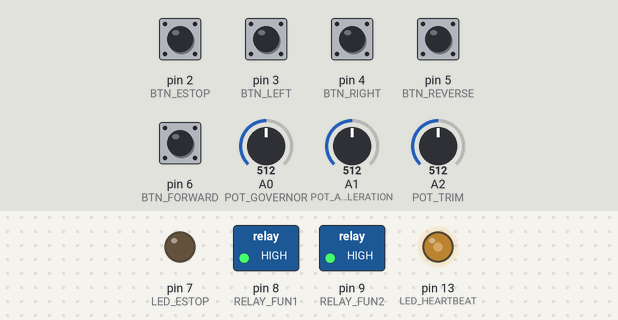
This sketch was run on a simulated Arduino Uno, built with avr-gcc and run on an emulated ATmega328P. Parts: switched loads named in the sketch (green lamp = pin HIGH), output pins drawn as LEDs (lit = HIGH). Dashed ring = blinking. The test bench sets the inputs (shaded band); at power-on: pin 2 (BTN_ESTOP), pin 3 (BTN_LEFT), pin 4 (BTN_RIGHT), pin 5 (BTN_REVERSE), pin 6 (BTN_FORWARD) HIGH, A0 (POT_GOVERNOR) = 512, A1 (POT_ACCELERATION) = 512, A2 (POT_TRIM) = 512. What the sketch prints to the serial monitor is not drawn.

Above: at 1.2 s.
1.3 s: pin 2 (BTN_ESTOP) pulled LOW for 0.15 s
At 1.6 s:
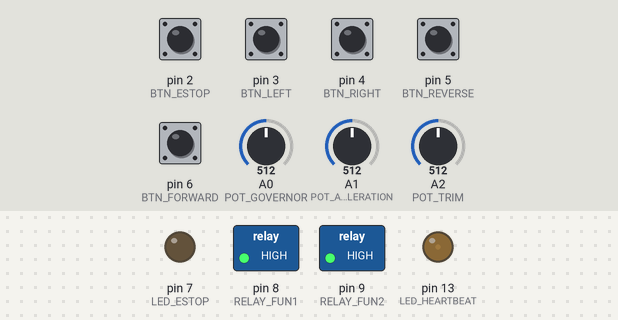
At 2.2 s:
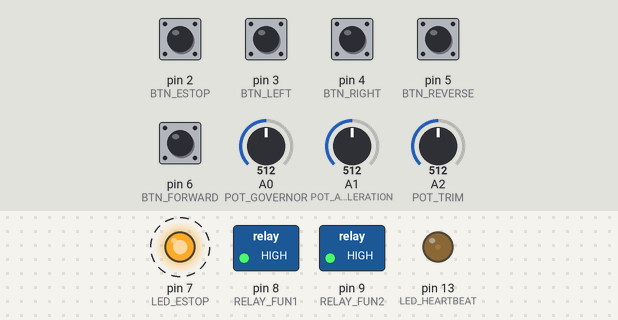
Timing chart, 0 to 10.3 s (numbered marks = the images above; inputs shaded):
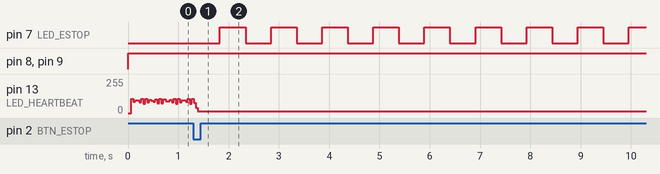

Measured:
- after the input at 1.3 s, pin 7 (LED_ESTOP): alternates HIGH for 0.51 s and LOW for 0.51 s, starting after 0.53 s

The sketch:

ScootyPuffV3.ino
```cpp
//############################################################################//
//                             SCOOTYPUFF v.2                                 //
//                       "Who's ready for safe fun?"                          //
//############################################################################//


// Arduino pin assignments

#define SERIAL_OUT           11 //assigned to pin 11
#define SERIAL_IN            10

#define BTN_ESTOP             2
#define BTN_FORWARD           6
#define BTN_REVERSE           5
#define BTN_LEFT              3
#define BTN_RIGHT             4

#define POT_GOVERNOR         A0
#define POT_ACCELERATION     A1 //Milligan Engineering: Ensure this is installed or set to 1

#define POT_TRIM             A2

#define LED_HEARTBEAT        13
#define LED_ESTOP             7

#define RELAY_FUN1            8
#define RELAY_FUN2            9

//##############################################################################
// The values in this section only can be modified to alter the behavior of the
// individual ride-on toy.

#define USE_ACCELERATION_POT  true //If there is no installed acceleration potentiometer, set to 'false'


// This value dictates how quickly scootypuff gains speed when responding to
// a button press. The higher the value, the faster the acceleration.
#define BASE_ACCELERATION     1


// This value dictates how quickly scootypuff loses speed when no buttons are
// being pressed. The higher the value, the faster the acceleration.
#define BASE_DECELERATION     2


// Whether the FUN1/2 relays are in use. Set each to 'true' or 'false.'
#define RELAY_FUN1_ENABLED    true
#define RELAY_FUN2_ENABLED    false


// When INVERT is true, the corresponding relay control pin will go LOW when
// fun is to be engaged. When INVERT is false, it will go HIGH instead. If
// you find your relay is energized when it should be at rest (and vice-versa),
// changing this setting should clear that up.

#define RELAY_FUN1_INVERT     true  // The Ywrobot 1 relay is a LOW activated relay thus this setting should be true
#define RELAY_FUN2_INVERT     true


// The buttons that activate FUN1 relays (as well as performing their usual
// function). Use the Arduino pin definition names above (eg, 'BTN_FORWARD').
#define RELAY_FUN1_TRIGGER    BTN_FORWARD
#define RELAY_FUN2_TRIGGER    BTN_REVERSE


// How long FUN1/2 relays should be active when triggered, in milliseconds.
#define RELAY_FUN1_ON_TIME    5000
#define RELAY_FUN2_ON_TIME    500


// The minimum off time (in milliseconds) between triggers of FUN1/2; gives toys
// a chance to go through their motions and/or prevents continuous operation.
#define RELAY_FUN1_COOLDOWN   30000
#define RELAY_FUN2_COOLDOWN   30000


//##############################################################################

#define MOTOR1_STOP           64    //WHY? Ratio of 1:3, motor 1 to motor 2
#define MOTOR2_STOP           192

// communication speed between the Arduino and the Sabertooth motor controller
#define BAUD_RATE             38400
#define LOOP_DELAY            10  // milliseconds

//##############################################################################

#include <SoftwareSerial.h>

//##############################################################################

enum Direction{ FORWARD, REVERSE };

typedef struct { //defining a motor "structure" using the "struct" command in C
  char *name;    //Using "typedef" defines the new data type of "motor"
  int speed;
  Direction direction;
  byte center_throttle;
  byte trim;
} Motor;

typedef struct {  //defining a Relay "structure" using the "struct" command in C
  bool active;    // active is either "on or "off"
  unsigned long cool_at; //"unsigned long" stores positive integers 4 bytes/32 bits long
  unsigned long disable_at;
} Relay;

//##############################################################################

// global variables
SoftwareSerial soft_serial(SERIAL_IN,SERIAL_OUT);
bool estopped; //estopped is either true or false
byte max_speed; //"byte" means max_speed will be any number 0->255
byte acceleration = BASE_ACCELERATION;
byte deceleration = BASE_DECELERATION;
Motor left_motor;  // here we are assigning new variables to the struct "motors" that will (cont next line)
Motor right_motor; //(cont) include the data points contained in the struct "motor"
Relay fun1; // here we are assigning new variables to the struct "Relay" that will (cont next line)
Relay fun2; //(cont) include the data points contained in the struct "Relay"

//##############################################################################

void setup(){

  // configure Arduino pins to the pins that were listed when we used "#define" with the
  // variables in lines 27-44 at the beginning of the program

  //"input_pullup" means that when estopped is not pressed the arduino (cont nxt line
  //(cont )will see a high instead of low. this is there so that the the switches and
  // sensors will not be thrown off by electromagnetic intereferance.

  //"input" denotes that the variable on the otherside of the comma is an input value
  // meaning that it will recieve the va;lue for that variable from an outside source
  // i.e. the physical control system in this case.

  //"output" denoes that the value of the resistor is determined inside the program and then sent to the arduino

  pinMode(BTN_ESTOP,INPUT_PULLUP);
  pinMode(BTN_FORWARD,INPUT_PULLUP);
  pinMode(BTN_REVERSE,INPUT_PULLUP);
  pinMode(BTN_LEFT,INPUT_PULLUP);
  pinMode(BTN_RIGHT,INPUT_PULLUP);
  pinMode(POT_GOVERNOR,INPUT);
  pinMode(POT_ACCELERATION,INPUT);
  pinMode(POT_TRIM,INPUT);
  pinMode(LED_HEARTBEAT,OUTPUT);
  pinMode(LED_ESTOP,OUTPUT);
  pinMode(RELAY_FUN1,OUTPUT);
  pinMode(RELAY_FUN2,OUTPUT);

  // initialize global variables
  estopped = false;
// initializing start-up/default values
  left_motor.name = "L";
  right_motor.name = "R";
  left_motor.speed = 0;
  right_motor.speed = 0;
  left_motor.direction = FORWARD;
  right_motor.direction = FORWARD;
  left_motor.center_throttle = MOTOR2_STOP;
  right_motor.center_throttle = MOTOR1_STOP;
  left_motor.trim = 0;
  right_motor.trim = 0;

//assigning values to relay variables fun
  fun1.active = RELAY_FUN1_INVERT;
  fun2.active = RELAY_FUN2_INVERT;
  fun1.cool_at = 0;
  fun2.cool_at = 0;

  Serial.begin(BAUD_RATE);
  soft_serial.begin(BAUD_RATE);

}

//##############################################################################

void loop(){

  digitalWrite(LED_HEARTBEAT,HIGH);

  if (estopped != true){
    update_governor();
    update_trim();
    update_acceleration();
    read_buttons();
  } else {
    pulse_estop_led();
  }

  update_motor_controller();
  disengage_fun();

  digitalWrite(LED_HEARTBEAT,LOW);
  delay(LOOP_DELAY);

}

//##############################################################################
//this function is what the arduino is doing at rest
void pulse_estop_led(){

  #define ESTOP_LED_RATE 500 // milliseconds
  static byte estop_led_state = LOW;
  static unsigned long last_transition = millis();

  if (millis() - last_transition > ESTOP_LED_RATE){
    if (estop_led_state == HIGH){
      estop_led_state = LOW;
    } else {
      estop_led_state = HIGH;
    };
    digitalWrite(LED_ESTOP,estop_led_state);
    last_transition = millis();
  }

}

//##############################################################################

void read_buttons(){
//Sending the button info to the motors to drive the jeep
  if (digitalRead(BTN_ESTOP) == LOW){
    do_estop();
  } else if (digitalRead(BTN_FORWARD) == LOW) {
    do_forward();
    engage_fun(BTN_FORWARD);
  } else if (digitalRead(BTN_REVERSE) == LOW) {
    do_reverse();
    engage_fun(BTN_REVERSE);
  } else if (digitalRead(BTN_LEFT) == LOW) {
    do_left();
    engage_fun(BTN_LEFT);
  } else if (digitalRead(BTN_RIGHT) == LOW) {
    do_right();
    engage_fun(BTN_RIGHT);
  } else{
    decelerate(&left_motor);
    decelerate(&right_motor);
  }

}

//##############################################################################

void engage_fun(byte button){

  if ( (RELAY_FUN1_TRIGGER == button) && RELAY_FUN1_ENABLED ){
    if (millis() > fun1.cool_at){
      if (RELAY_FUN1_INVERT){
        digitalWrite(RELAY_FUN1,LOW);
      } else {
        digitalWrite(RELAY_FUN1,HIGH);
      }
      fun1.active = true;
      fun1.disable_at = millis() + RELAY_FUN1_ON_TIME;
      fun1.cool_at = fun1.disable_at + RELAY_FUN1_COOLDOWN;
    }
  }

  if ( (RELAY_FUN2_TRIGGER == button) && RELAY_FUN2_ENABLED ){
    if (millis() > fun2.cool_at){
      if (RELAY_FUN2_INVERT){
        digitalWrite(RELAY_FUN2,LOW);
      } else {
        digitalWrite(RELAY_FUN2,HIGH);
      }
      fun2.active = true;
      fun2.disable_at = millis() + RELAY_FUN2_ON_TIME;
      fun2.cool_at = fun2.disable_at + RELAY_FUN2_COOLDOWN;
    }
  }

}

//##############################################################################

void disengage_fun(){

  if (fun1.active && (fun1.disable_at < millis())){
    if (RELAY_FUN1_INVERT){
      digitalWrite(RELAY_FUN1,HIGH);
    } else {
      digitalWrite(RELAY_FUN1,LOW);
    }
    fun1.active = false;
  }

  if (fun2.active && (fun2.disable_at < millis())){
    if (RELAY_FUN2_INVERT){
      digitalWrite(RELAY_FUN2,HIGH);
    } else {
      digitalWrite(RELAY_FUN2,LOW);
    }
    fun2.active = false;
  }

}

//##############################################################################
//Updating govenor input
void update_governor(){
  int raw_pot = analogRead(POT_GOVERNOR);//pot governor is PIN A0
  max_speed = map( raw_pot, 0, 1024, 1, 63 );//map(value, fromLow, fromHigh, toLow, toHigh)
}

//#############################################################################

// Updating the out used in "void update_govenor()" to produce a higher max speed
void update_trim(){

  int raw_pot = analogRead(POT_TRIM);
  int trim = map( raw_pot, 0, 1023, -(max_speed/4), (max_speed/4) );

  //Serial.println(raw_pot);
  Serial.print( " max_speed: ");
  Serial.print(max_speed);
  Serial.print( " trim: ");
  Serial.println(trim);

  if (trim > 0){
    left_motor.trim = 0;
    right_motor.trim = trim;
  } else {
    left_motor.trim = abs(trim);
    right_motor.trim = 0;
  }

}

//##############################################################################

void update_acceleration(){

  if (USE_ACCELERATION_POT){
    acceleration = map(analogRead(POT_ACCELERATION), 0, 1023, 1, (max_speed/4) );
    deceleration = acceleration * 2;
    Serial.print( " acceleration: ");
    Serial.println(acceleration);
    Serial.print( " deceleration: ");
    Serial.println(deceleration);
  }

  else{
  acceleration = 1;
  deceleration = acceleration * 2;
  }

}

//##############################################################################

void accelerate(Motor *motor, Direction direction, int amount){  //Amount == acceleration

  // if we are accelerating [motor] in the [direction] it's already turning,
  // all we have to do is add [amount] to the speed
  if (motor->direction == direction){
    motor->speed += amount;
  // otherwise we're accelerating in the opposite direction from the motor's
  // current motion, in which case we'll reduce speed by [amount]
  // and, if we've crossed 0 speed into negative territory, reverse the motor
  } else {
    motor->speed -= amount;
    if (motor->speed < 0){
      motor->speed = abs(motor->speed);
      if (motor->direction == REVERSE){
        motor->direction = FORWARD;
      } else {
        motor->direction = REVERSE;
      }
    }
  }
  govern_motor(motor);

}

//##############################################################################

void decelerate(Motor *motor){

  // regardless of which direction the motor is turning, deceleration is simply
  // a matter of reducing speed by deceleration
  motor->speed -= deceleration;
  govern_motor(motor);
}

//##############################################################################

void govern_motor(Motor *motor){

  if (motor->speed < 0){
    motor->speed = 0;
  } else if (motor->speed > max_speed){
    motor->speed = max_speed;
  }

}

//##############################################################################

void do_estop(){

  estopped = true;
  left_motor.speed = 0;
  right_motor.speed = 0;

}

//##############################################################################

bool left_motor_slow(Direction direction){

  if (left_motor.direction == right_motor.direction) {
    return (left_motor.speed < right_motor.speed);
  } else {
    return (left_motor.direction != direction);
  }

}

//##############################################################################

int speed_delta(){

  if (left_motor.direction == right_motor.direction){
    return abs(left_motor.speed - right_motor.speed);
  } else {
    return left_motor.speed + right_motor.speed;
  }

}

//##############################################################################

void tandem_accelerate(Direction direction){

  int delta = speed_delta();
  if (delta == 0){
    accelerate(&left_motor,direction,acceleration);
    accelerate(&right_motor,direction,acceleration);
  } else {
    if (delta > acceleration){
      delta = acceleration;
    }
    if (left_motor_slow(direction)){
      accelerate(&left_motor,direction,delta);
    } else {
      accelerate(&right_motor,direction,delta);
    }
  }

}

//##############################################################################

void do_forward(){

  tandem_accelerate(FORWARD);

}

//##############################################################################

void do_reverse(){

  tandem_accelerate(REVERSE);

}

//##############################################################################

void do_left(){

  accelerate(&left_motor,REVERSE,acceleration);
  accelerate(&right_motor,FORWARD,acceleration);

}

//##############################################################################

void do_right(){

  accelerate(&left_motor,FORWARD,acceleration);
  accelerate(&right_motor,REVERSE,acceleration);

}

//##############################################################################

byte calculate_throttle(Motor *motor){

  byte throttle;
  if (motor->speed < motor->trim){
    throttle = motor->center_throttle;
  } else {
    if (motor->direction == FORWARD){
      throttle = motor->center_throttle + motor->speed - motor->trim;
    } else {
      throttle = motor->center_throttle - motor->speed + motor->trim;
    }
  }
//  Serial.print(motor->name);
//  Serial.print("  throttle: ");
//  Serial.print(throttle);
//  Serial.print("  speed: ");
//  Serial.print(motor->speed);
//  Serial.print("  trim: ");
//  Serial.println(motor->trim);
  return throttle;

}

//##############################################################################

void update_motor_controller(){

  byte right_motor_control, left_motor_control;

  right_motor_control = calculate_throttle(&right_motor);
  left_motor_control = calculate_throttle(&left_motor);

//  Serial.write(right_motor_control);
//  Serial.write(left_motor_control);

  soft_serial.write(right_motor_control);
  soft_serial.write(left_motor_control);

}

//##############################################################################
```
